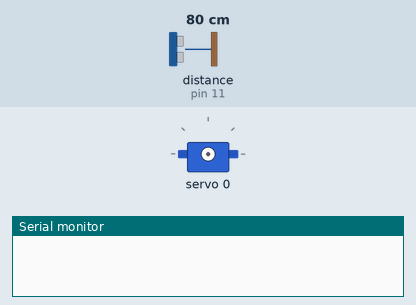
A sketch run on a simulated Arduino Uno, built with avr-gcc and run on an emulated ATmega328P. On the bench: servo, the last lines printed to the serial monitor. The test bench sets the inputs (shaded band); at power-on: distance to the obstacle (sensor on pin 11) 80 cm. The echo pulse lasts 58.3 µs per cm.

Above: at 1.2 s.
1.3 s: distance to the obstacle (sensor on pin 11) set to 34 cm
3.0 s: distance to the obstacle (sensor on pin 11) set to 30 cm
At 4.5 s:
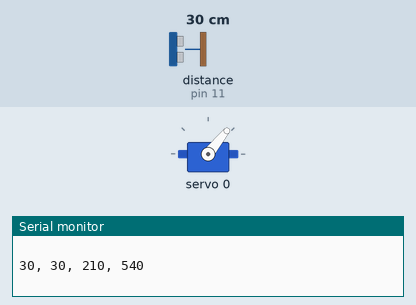
6.0 s: distance to the obstacle (sensor on pin 11) set to 2 cm
At 7.7 s:
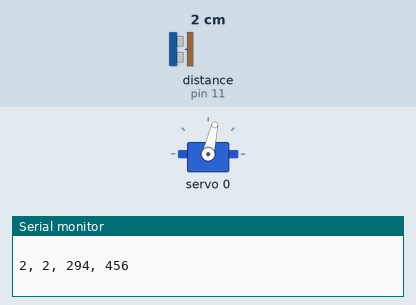
9.0 s: distance to the obstacle (sensor on pin 11) set to 4 cm
12.0 s: distance to the obstacle (sensor on pin 11) set to 9 cm
15.0 s: distance to the obstacle (sensor on pin 11) set to 35 cm
Timing chart, 0 to 17.5 s (numbered marks = the images above; inputs shaded):
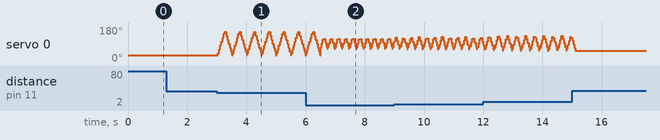

Measured:
- the behaviour switches between 31 and 30 cm on distance to the obstacle (sensor on pin 11) (found by bisection; images 0 and 1)
- after the input at 1.3 s, every drawn part: stays the same
- after the input at 3.0 s, servo 0: 30° → 41° at once, then repeats every 0.50 s: 62° 0.04 s, 83° 0.04 s, 103° 0.04 s, 124° 0.04 s, 145° 0.04 s, 155° 0.04 s, 134° 0.04 s, 113° 0.04 s, 92° 0.04 s, 71° 0.04 s, 51° 0.04 s, 30° 0.02 s, 41° 0.04 s

The sketch:

AdaServoRange1.ino
```cpp
#include <NewPing.h>
#define TRIGGER_PIN  12  // Arduino pin tied to trigger pin on the ultrasonic sensor.
#define ECHO_PIN     11  // Arduino pin tied to echo pin on the ultrasonic sensor.
#define MAX_DISTANCE 200 // Maximum distance we want to ping for (in centimeters). Maximum sensor distance is rated at 400-500cm.
NewPing sonar(TRIGGER_PIN, ECHO_PIN, MAX_DISTANCE); // NewPing setup of pins and maximum distance.

#include <Wire.h>
#include <Adafruit_PWMServoDriver.h>

// called this way, it uses the default address 0x40
Adafruit_PWMServoDriver pwm = Adafruit_PWMServoDriver();
// you can also call it with a different address you want
//Adafruit_PWMServoDriver pwm = Adafruit_PWMServoDriver(0x41);

#define SERVOMIN  150 // this is the 'minimum' pulse length count (out of 4096)
#define SERVOCEN  375
#define SERVOMAX  600 // this is the 'maximum' pulse length count (out of 4096)

// our servo # counter
uint8_t servonum = 0;

void setup() {
  Serial.begin(9600);
  //Serial.println("16 channel Servo test!");

  pwm.begin();

  pwm.setPWMFreq(60);  // Analog servos run at ~60 Hz updates
}

// you can use this function if you'd like to set the pulse length in seconds
// e.g. setServoPulse(0, 0.001) is a ~1 millisecond pulse width. its not precise!
void setServoPulse(uint8_t n, double pulse) {
  double pulselength;
  pulselength = 1000000;   // 1,000,000 us per second
  pulselength /= 60;   // 60 Hz
  //Serial.print(pulselength); Serial.println(" us per period");
  pulselength /= 4096;  // 12 bits of resolution
  //Serial.print(pulselength); Serial.println(" us per bit");
  pulse *= 1000;
  pulse /= pulselength;
  //Serial.println(pulse);
  pwm.setPWM(n, 0, pulse);
}

void loop() {
   unsigned int uS = sonar.ping();
   unsigned int cm = uS / US_ROUNDTRIP_CM;
   // Serial.println(cm);

   /*
   if (cm > 0 && cm < 20) {
     pwm.setPWM(servonum, 0, SERVOCEN);
     delay(500);
     return;
   }
   */

  uint16_t myMin = SERVOMIN;
  uint16_t myMax = SERVOMAX;
  uint16_t myLimit = 50;
  uint16_t myCm = cm;

  if (myCm > 30 || cm == 0) {
    delay(50);
    return;
    Serial.println("return");
  }

  if (cm < myLimit) {
    myMin = myMin + 3*myLimit - 3*myCm;
    myMax = myMax - 3*myLimit + 3*myCm;
  }

  Serial.print(cm); Serial.print(", ");
  Serial.print(myCm); Serial.print(", ");
  Serial.print(myMin);  Serial.print(", ");
  Serial.println(myMax);
  Serial.println(" ");

  for (uint16_t pulselen = myMin; pulselen < myMax; pulselen++) {
    pwm.setPWM(servonum, 0, pulselen);
  }

  for (uint16_t pulselen = myMax; pulselen > myMin; pulselen--) {
    pwm.setPWM(servonum, 0, pulselen);
  }

}
```
